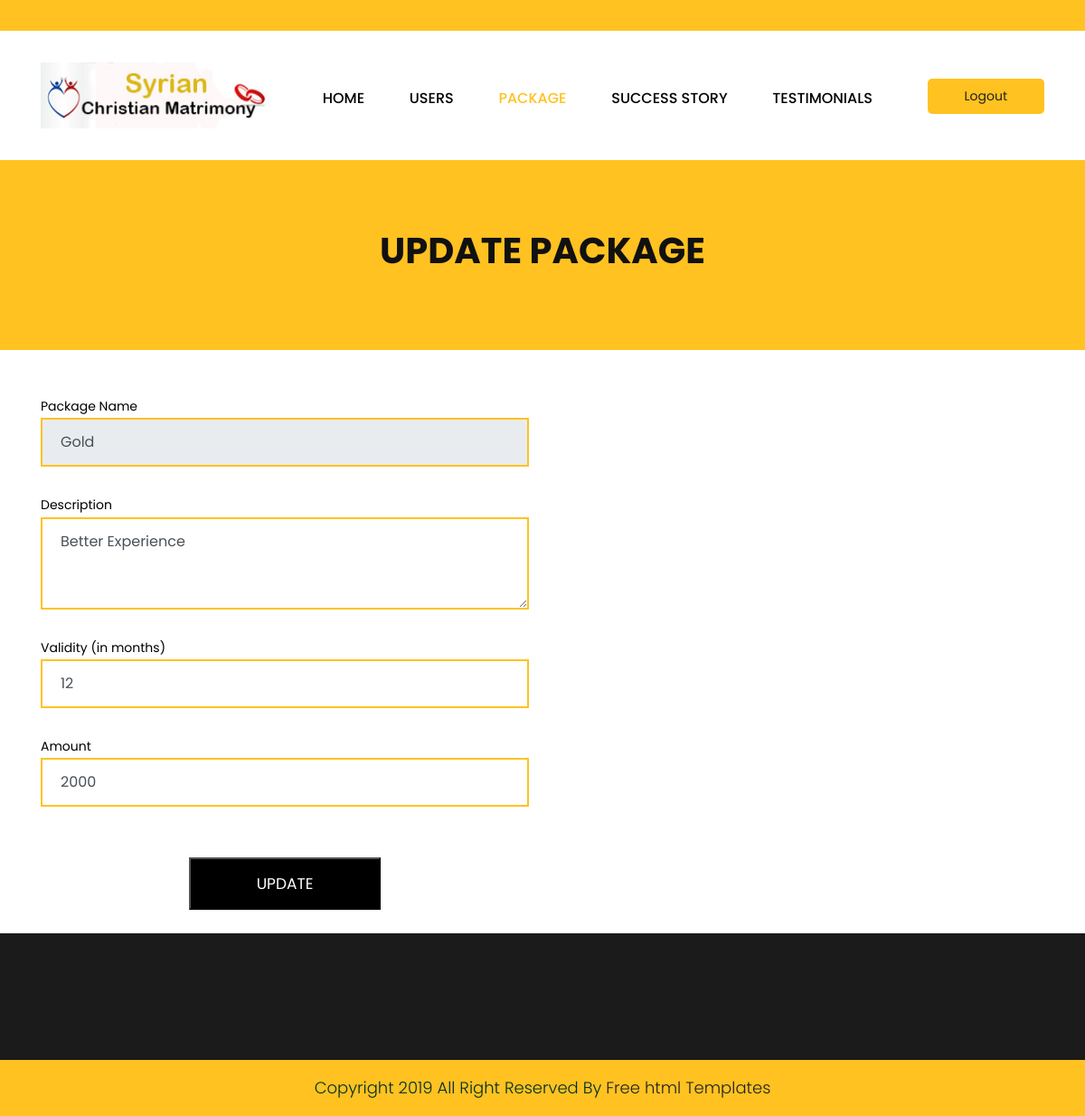
/uppackage.php?n=1, run on the app's committed database.
### tables this page shows
CREATE TABLE `tbl_package` (
  `pkid` int(11) NOT NULL AUTO_INCREMENT,
  `packname` varchar(30) NOT NULL,
  `desp` varchar(300) NOT NULL,
  `validity` varchar(30) NOT NULL,
  `amount` int(11) NOT NULL,
  PRIMARY KEY (`pkid`)
);

### DatabaseCon.php (called while the page is built, shortened)
<?php
class DatabaseCon {
private $dbhost = 'localhost:3306';
private $dbuser = 'root';
private $dbpass = '';
private $db = 'matrimony';
private $conn;
   function __construct()
   		 {
      		$this->conn = mysqli_connect($this->dbhost, $this->dbuser, $this->dbpass, $this->db);
        }
   function selectData($str)
   {
   $retval=mysqli_query($this->conn,$str);
   return $retval;
   }
}
?>

### uppackage.php (the view, shortened to what this page needs)
<!DOCTYPE html>
<html lang="en">
   <head>
      <link rel="stylesheet" href="css/bootstrap.min.css">
      <link rel="stylesheet" href="css/style.css">
      <link rel="stylesheet" href="css/responsive.css">
      <link rel="stylesheet" href="css/jquery.mCustomScrollbar.min.css">
      <link rel="stylesheet" href="https://netdna.bootstrapcdn.com/font-awesome/4.0.3/css/font-awesome.css">
      <link rel="stylesheet" href="https://cdnjs.cloudflare.com/ajax/libs/fancybox/2.1.5/jquery.fancybox.min.css" media="screen">
   </head>
   <body class="main-layout">
      <header>
         <div class="header">
            <div class="head_top">
               <div class="container">
                  <div class="row">
                    <div class="col-xl-6 col-lg-6 col-md-6 col-sm-12">
                  </div>
                  <div class="col-xl-6 col-lg-6 col-md-6 col-sm-12">
                       <div class="top-box">
                        <p>&nbsp;</p>
                    </div>
                  </div>
               </div>
            </div>
         </div>
         <div class="container">
            <div class="row">
               <div class="col-xl-3 col-lg-3 col-md-3 col-sm-3 col logo_section">
                  <div class="full">
                     <div class="center-desk">
                        <div class="logo"> <a href="index.html"><img src="images/logo.jpg" alt="logo"/></a> </div>
                     </div>
                  </div>
               </div>
               <div class="col-xl-7 col-lg-7 col-md-9 col-sm-9">
                  <div class="menu-area">
                     <div class="limit-box">
                        <nav class="main-menu">
                             <ul class="menu-area-main">
                              <li > <a href="adminhome.php">Home</a> </li>
								<li> <a href="viewuser.php">Users</a> </li>
						      <li class="active"> <a href="packages.php">Package</a> </li>
							     <li> <a href="viewstory.php">Success Story</a> </li>
							    <li> <a href="viewreview.php">Testimonials</a> </li>
                         </ul>
                        </nav>
                     </div>
                  </div>
               </div>
               <div class="col-xl-2 col-lg-2 col-md-2 col-sm-2">
           <li><a class="buy" href="index.php">Logout</a></li>
               </div>
            </div>
         </div>
      </header>
      <div class="brand_color">
        <div class="container">
            <div class="row">
                <div class="col-md-12">
                    <div class="titlepage">
                        <h2>Update Package</h2>
                    </div>
                </div>
            </div>
        </div>
    </div>
    <div class="contact">
        <div class="container">
            <div class="row">
                <div class="col-md-12">
				  <div class="row">
<div class="col-md-6">
<form name="frm" action="uppackaction.php" style="color:black">
<?php
include('DatabaseCon.php');
$db=new DatabaseCon();
$n=$_GET['n'];
$s="select*from tbl_package where pkid='$n'";
$rs=$db->selectData($s);
$row=mysqli_fetch_array($rs);
?>
<tr><input type="hidden" name="pid"  value="<?php echo $row['pkid'];?>" readonly>
<th>Package Name</th>
<td><input type="text" name="pn" class="form-control"  value="<?php echo $row['packname'];?>" readonly></td>
</tr>
<tr>
<th>Description</th>
<td><textarea rows="3" cols="25" class="form-control"  name="desp" value="" required><?php echo $row['desp'];?></textarea></td>
</tr>
<tr>
<th>Validity (in months)</th>
<td><input type="number" name="val" class="form-control" value="<?php echo $row['validity'];?>" ></td>
</tr>
<tr>
<th>Amount</th>
<td><input type="text" name="amount" class="form-control" value="<?php echo $row['amount'];?>" ></td>
</tr>
<tr>
<td><input type="submit" name="submit"class="send" value="UPDATE">
</tr>
</form>
<br/>
                </div> </div>
            </div>
        </div>
    </div>
      <footr>
         <div class="footer">
            <div class="copyright">
               <p>Copyright 2019 All Right Reserved By <a href="https://html.design/">Free html Templates</a></p>
            </div>
      </div>
      </footr>
   </body>
</html>

### css/style.css (style rules this page uses)
* { box-sizing: border-box !important; }
html { scroll-behavior: smooth; }
body { color: #666666; font-size: 14px; font-family: 'poppins', sans-serif; line-height: 1.80857; font-weight: normal; overflow-x: hidden; }
a { color: #1f1f1f; text-decoration: none !important; outline: none !important; -webkit-transition: all .3s ease-in-out; -moz-transition: all .3s ease-in-out; -ms-transition: all .3s ease-in-out; -o-transition: all .3s ease-in-out; transition: all .3s ease-in-out; }
h1, h2, h3, h4, h5, h6 { letter-spacing: 0; font-weight: normal; position: relative; padding: 0 0 10px 0; font-weight: normal; line-height: normal; color: #111111; margin: 0 }
h2 { font-size: 22px }
*, *::after, *::before { -webkit-box-sizing: border-box; -moz-box-sizing: border-box; box-sizing: border-box; }
ul, li, ol { margin: 0px; padding: 0px; list-style: none; }
p { margin: 0px; font-weight: 300; font-size: 15px; line-height: 24px; }
a { color: #222222; text-decoration: none; outline: none !important; }
a, .btn { text-decoration: none !important; outline: none !important; -webkit-transition: all .3s ease-in-out; -moz-transition: all .3s ease-in-out; -ms-transition: all .3s ease-in-out; -o-transition: all .3s ease-in-out; transition: all .3s ease-in-out; }
img { max-width: 100%; height: auto; }
.full { float: left; width: 100%; }
.full { width: 100%; float: left; margin: 0; padding: 0; }
.logo_section { text-align: center; }
.logo { float: left; }
nav.main-menu { float: right; margin-left: 0; }
.menu-area-main li.active a { color: #ffc221; }
.main-menu { text-align: center; }
.main-menu ul { margin: 0; list-style-type: none; }
.main-menu ul>li { display: inline-block; position: relative; }
.main-menu ul>li a { padding: 30px 23px 0 23px; line-height: 20px; font-size: 16px; display: block; font-weight: 500; color: #010005; text-transform: uppercase; }
.main-menu ul li:last-child a { padding-right: 0; }
.main-menu ul li:first-child { margin-left: 0; }
.main-menu ul>li { position: inherit; display: inline-block; vertical-align: middle; }
.buy { background: #ffc221; padding: 7px 41px !important; margin-top: 18px; border-radius: 5px; display: inline-block; float: right; }
.head_top { background: #ffc221; margin-bottom: 35px; }
.top-box p { float: right; padding-top: 10px; color: #000; }
.header { background: #fff; padding-bottom: 35px; }
.logo a { font-size: 40px; font-weight: bold; text-transform: uppercase; color: #fff; line-height: 40px; }
.footer { background: #1b1b1b; padding-top: 70px; }
.contact { margin-top: 50px; }
.copyright { background-color: #ffc221; padding: 20px 0px; margin-top: 70px; }
.copyright p { color: #023023; font-size: 18px; line-height: 22px; text-align: center; }
.brand_color .titlepage h2 { font-weight: bold; font-size: 40px !important; text-transform: uppercase; }
.brand_color { background-color: #ffc221; }
.brand_color .titlepage { margin-top: 70px; padding-bottom: 70px; text-align: center; }
.form-control { border: #ffc221 solid 2px; border-radius: inherit; margin-bottom: 30px; padding: 13px 20px; font-family: poppins; }
.send { font-family: poppins; max-width: 212px; margin: 0 auto; display: block; background: #000; color: #fff; padding: 12px 0px; width: 100%; font-size: 17px; }

### data on the page
tbl_package: pn "Gold", desp "Better Experience", val "12", amount "2000"
